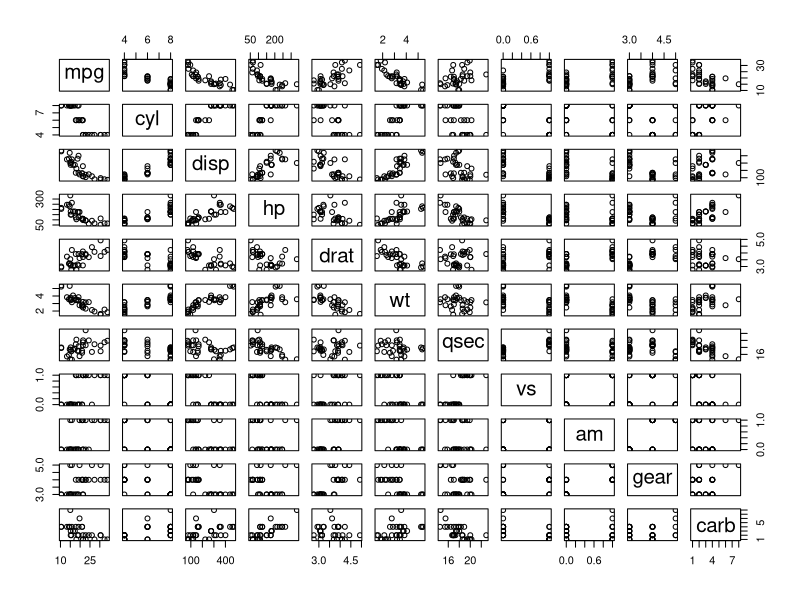
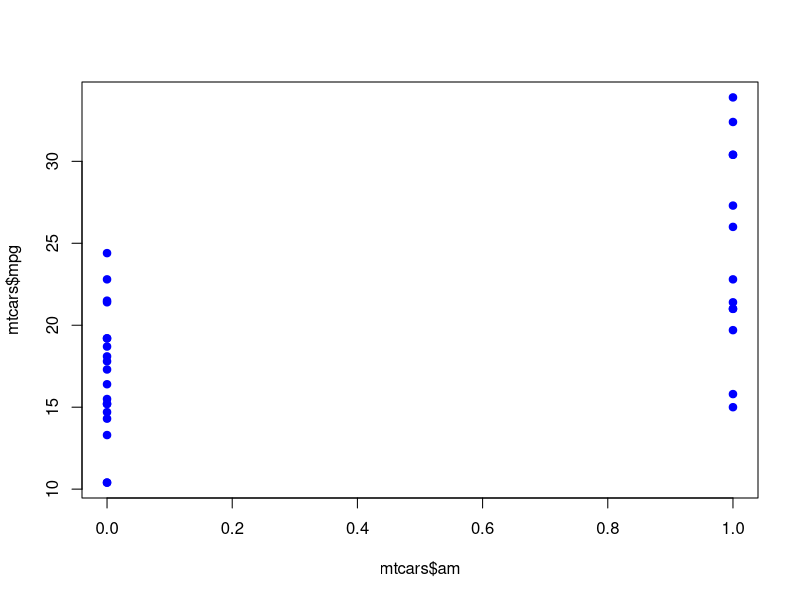
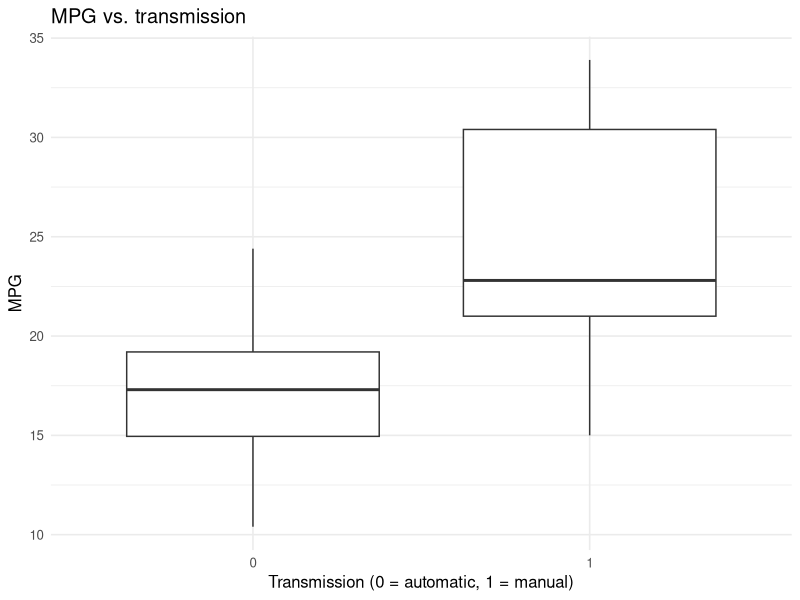
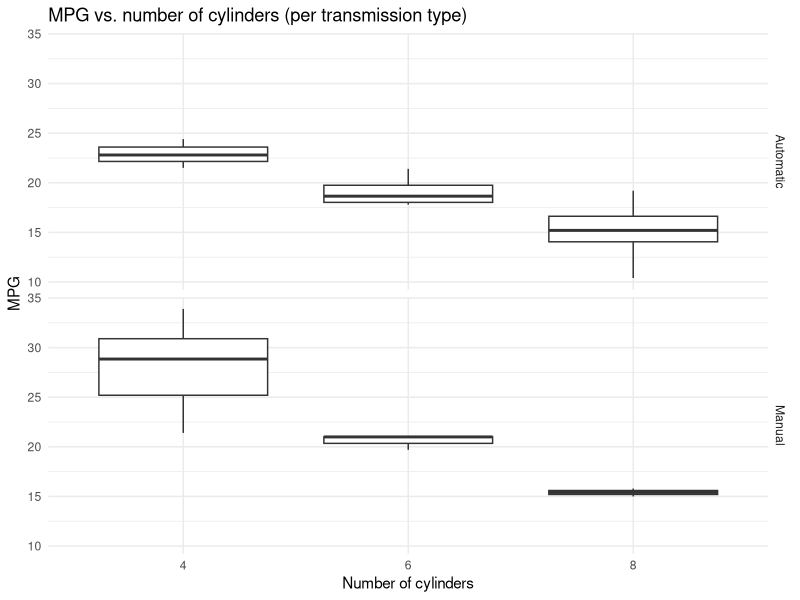

Write the R code that produced these figures, in order.
## ---- chunk 1
library(ggplot2)
data(mtcars)
## ---- chunk 2
head(mtcars, 2)
## ---- chunk 3
plot(mtcars)
plot(mtcars$am, mtcars$mpg, pch=19, col="blue")


mpg <- mtcars$mpg
am <- factor(mtcars$am)

#boxplot(mpg ~ am, xlab="Transmission (0 = Automatic, 1 = Manual)", ylab="MPG",main="Boxplot of MPG vs. Transmission")

ggplot(mtcars, aes(x=factor(am), y=mpg)) + 
    geom_boxplot() +
    labs(title = "MPG vs. transmission") + 
    labs(x = "Transmission (0 = automatic, 1 = manual)") + 
    labs(y = "MPG") + 
    theme_minimal(base_family = "", base_size = 12) 




## ---- chunk 4
# Prepare vector for labelling panels
labels <- c("0" = "Automatic", "1" = "Manual")

ggplot(mtcars, aes(x=factor(cyl), y=mpg)) + 
    facet_grid(am ~ ., labeller = labeller(am = labels)) + 
    geom_boxplot() +
    labs(title = "MPG vs. number of cylinders (per transmission type)") + 
    labs(x = "Number of cylinders") + 
    labs(y = "MPG") + 
    theme_minimal(base_family = "") 
